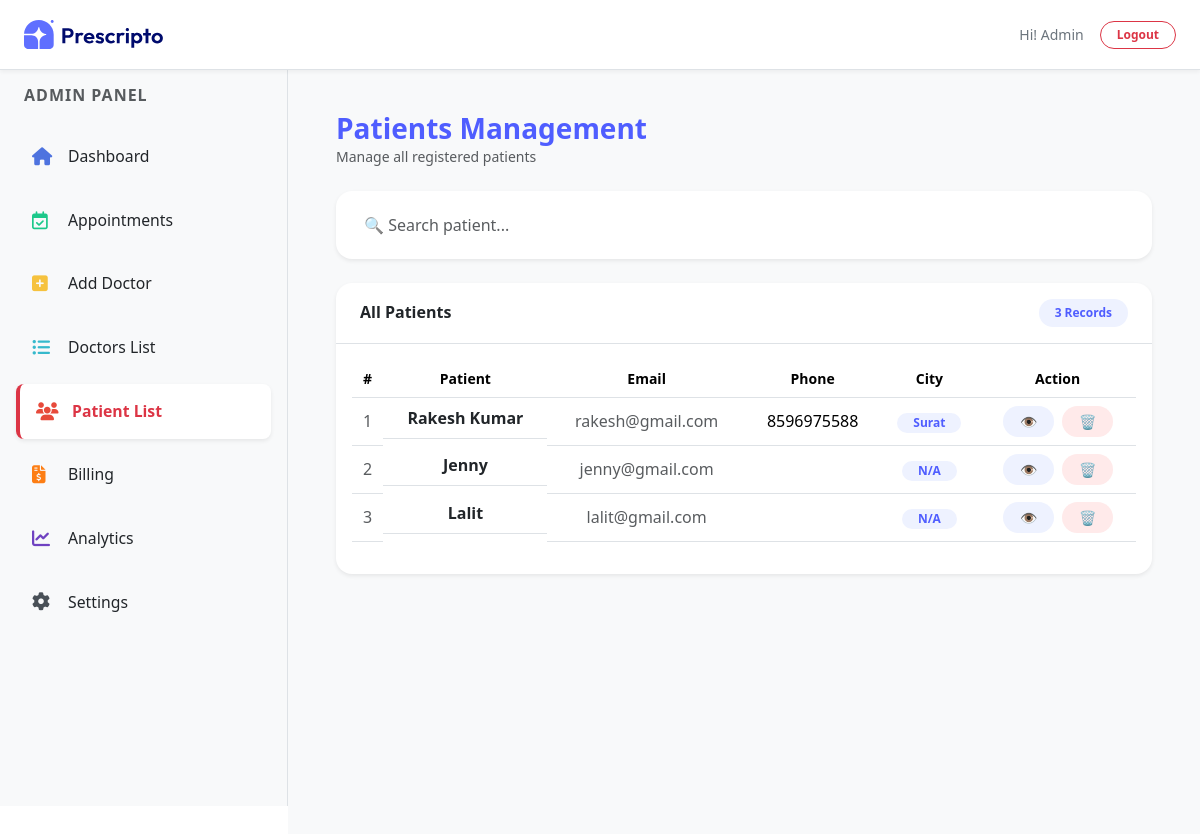
The page /patient-list/ (signed in) on the database as committed earlier.
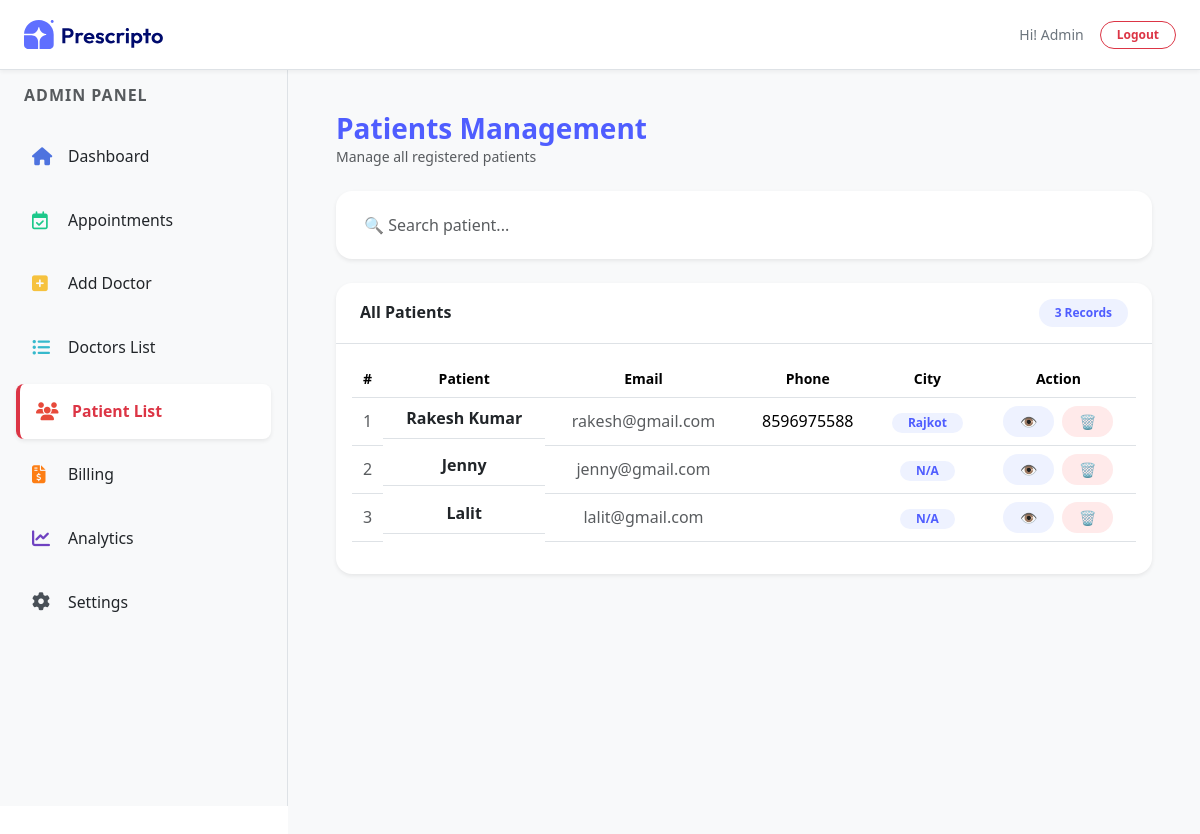
The same page on the database as committed later.
### appointment/models.py (models this page shows, shortened)
class Patients(models.Model):
    username = models.CharField(max_length=100)
    email = models.EmailField()
    password = models.CharField(max_length=100)
    phone = models.CharField(max_length=15, blank=True)
    city = models.CharField(max_length=100, blank=True)
    address = models.TextField(blank=True)
    profile_image = CloudinaryField('image', folder='patients_image')

### appointment/views.py (the view)
# urls.py: path('patient-list/', views.patient_list, name='patient_list'),
@login_required(login_url='/dash_login')
@staff_member_required
def patient_list(request):
    patients = Patients.objects.all()
    patients = patients.annotate(
        total_appointments=Count('appointments'),
        total_bill=Sum(
            'appointments__doctor__fees',
            filter=Q(appointments__status='Approved')
        )
    ).order_by('-id')
    context = {
        'patients': patients,
        'action': 'patient_list',
        "role": "admin"
    }
    return render(request, 'dashboard/patient_list.html', context)

### templates/dashboard/patient_list.html (shortened to what the changed rows need)
{% extends "dashboard/layout.html" %}
{% load static %}
{% block contant %}
<section class="p-5 bg-light min-vh-100"  style="width: 100%; margin-top: 64px; margin-left: 18rem; padding: 20px;">
    <div class="bg-white rounded-4 shadow-sm" data-aos="fade-up">
        <div class="table-responsive p-3">
            <table class="table align-middle text-center" id="appointmentTable">
                <thead>
                    <tr class="text-muted small">
                        <th>#</th>
                        <th>Patient</th>
                        <th>Email</th>
                        <th>Phone</th>
                        <th>City</th>
                        <th>Action</th>
                    </tr>
                </thead>
                <tbody>
                    {% for patient in patients %}
                    <tr style="transition:0.3s;"
                        onmouseover="this.style.background='#f9faff'"
                        onmouseout="this.style.background=''">
                        <td class="text-muted">{{ forloop.counter }}</td>
                        <td class="d-flex align-items-center justify-content-center gap-2">
                            <span class="fw-semibold text-dark text-capitalize">
                                {{ patient.username }}
                            </span>
                        </td>
                        <td class="text-muted">{{ patient.email }}</td>
                        <td>{{ patient.phone }}</td>
                        <td>
                            <span class="badge px-3 py-1 rounded-pill"
                                style="background:#eef2ff; color:#4f5dff;">
                                {{ patient.city|default:"N/A" }}
                            </span>
                        </td>
                        <td>
                            <div class="d-flex justify-content-center gap-2">
                                <a href="{% url 'patient_detail' patient.id %}"
                                   class="btn btn-sm rounded-pill px-3"
                                   style="background:#eef2ff; color:#4f5dff;">
                                    👁
                                </a>
                                <form method="POST" action="{% url 'delete_patient' patient.id %}">
                                    <button type="submit"
                                        class="btn btn-sm rounded-pill px-3"
                                        style="background:#ffeaea; color:#dc3545;"
                                        onclick="return confirm('Delete this patient?')">
                                        🗑
                                    </button>
                                </form>
                            </div>
                        </td>
                    </tr>
                    {% empty %}
                    <tr>
                        <td colspan="7" class="py-5 text-muted">
                            No patients found 😔
                        </td>
                    </tr>
                    {% endfor %}
                </tbody>
            </table>
        </div>
    </div>
</section>
{% endblock %}

Rows that differ between the two databases and show on the page:
changed Patients "Rakesh Kumar": city "Surat" → "Rajkot"
